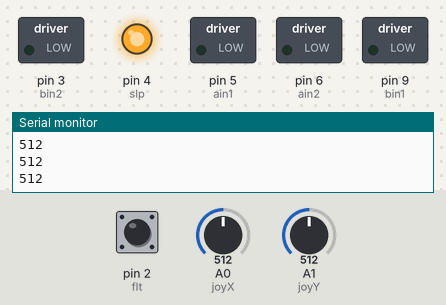
Recording of a sketch running on a simulated Arduino Uno, built with avr-gcc and run on an emulated ATmega328P. Shown: switched loads named in the sketch (green lamp = pin HIGH), output pins drawn as LEDs (lit = HIGH), the last lines printed to the serial monitor. The test bench sets the inputs (shaded band); at power-on: A0 (joyX) = 512, A1 (joyY) = 512, pin 2 (flt) HIGH.

Above: at 1.3 s.
1.4 s: A0 (joyX) set to 495
At 2.2 s:
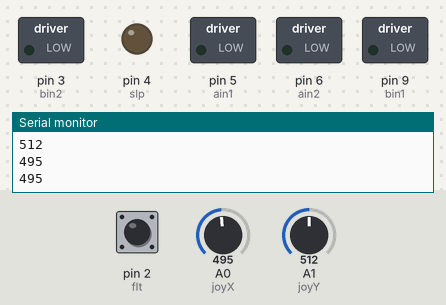
3.0 s: A1 (joyY) set to 504
At 3.4 s:
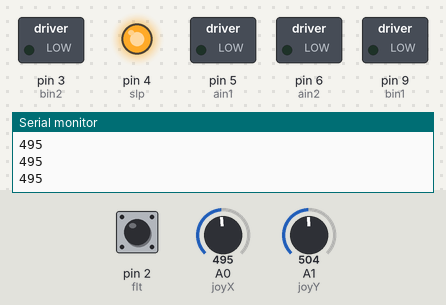
4.5 s: A0 (joyX) set to 515
At 5.7 s:
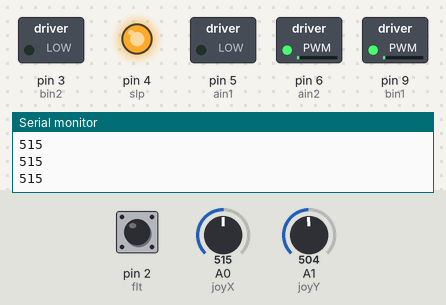
6.0 s: A0 (joyX) set to 470
At 7.0 s:
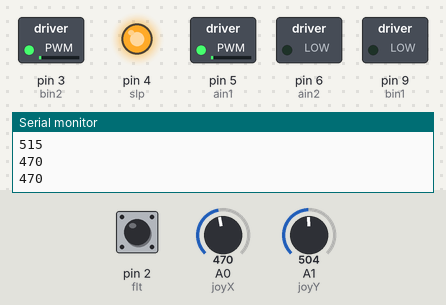
7.5 s: A0 (joyX) set to 306
At 8.2 s:
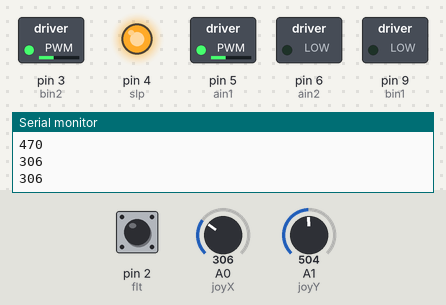
9.0 s: A0 (joyX) set to 122
At 9.4 s:
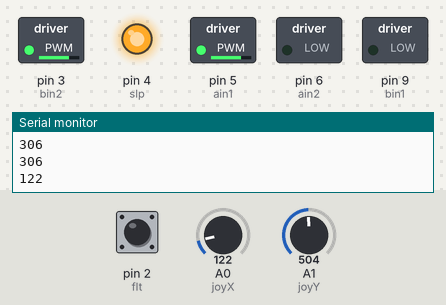
Timing chart, 0 to 11.5 s (numbered marks = the images above; inputs shaded):
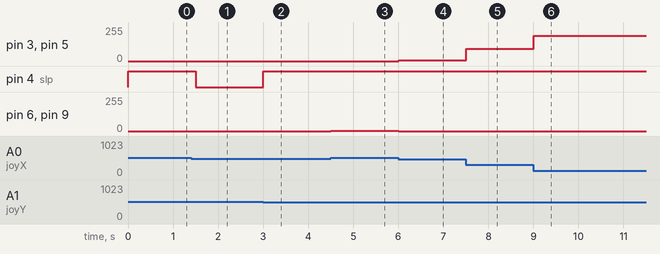

Measured:
- the behaviour switches between 505 and 504 on A1 (joyY) (found by bisection; images 1 and 2)
- after the input at 1.4 s, pin 4 (slp): HIGH → LOW after 0.10 s
- after the input at 3.0 s, pin 4 (slp): LOW → HIGH at once
- after the input at 4.5 s, pin 6 (ain2), pin 9 (bin1): 0/255 → 2/255 at once
- after the input at 6.0 s, pin 3 (bin2), pin 5 (ain1): 0/255 → 5/255 at once; pin 6 (ain2), pin 9 (bin1): 2/255 → 0/255 at once
- after the input at 7.5 s, pin 3 (bin2), pin 5 (ain1): 5/255 → 92/255 at once
- after the input at 9.0 s, pin 3 (bin2), pin 5 (ain1): 92/255 → 190/255 at once

The sketch:

sketch.ino
```cpp
//Fabiolus
//the_fabiolous@hotmail.com
//2020/09/28
/*
    DRV8833. This motor driver chip is a nice alternative to the TB6612 driver. Like that chip,
    you get 2 full H-bridges, but this chip is better for low voltage uses (can run from 2.7V up to 10.8V
    motor power) and has built in current limiting capability. We set it up for 1A current limiting
    so you don't get more than 2A per chip, but you can also disable the current limiting, or change
    it to a different limit!

    That means you can drive two DC motors bi-directionally, or one stepper motor.
    Just make sure they're good for about 1.2 Amp or less of current, since
    that's the limit of this chip. They do handle a peak of 2A but that's just
    for a short amount of time, if you turn off the current limiting we set.
    What we like most about this particular driver is that it comes with built
    in kick-back diodes internally so you dont have to worry about the inductive
    kick damaging your project or driver! You also don't have to worry as much
    about burning out the chip with overdriving since there is current limiting.
*/


// global variables
#define ain1  5  // Motor A input 1
#define ain2  6  // Motor A input 2
#define bin1  9 // Motor B input 1
#define bin2  3 // Motor B input 2
#define slp  4  // DRV8833 sleep/enable
#define flt  2   // overcurrent/overheat fault

// Define Joystick Connections
#define joyX A0
#define joyY A1

int joyposX = 512;
int joyposY = 512;

int MotorSpeed1 = 0;
int MotorSpeed2 = 0;

void setup() {
  Serial.begin(9600);
  pinMode(ain1, OUTPUT);
  pinMode(ain2, OUTPUT);
  pinMode(bin1, OUTPUT);
  pinMode(bin2, OUTPUT);
  pinMode(slp, OUTPUT);
  pinMode(flt, INPUT_PULLUP);
  digitalWrite(ain1, LOW);
  digitalWrite(ain2, LOW);
  digitalWrite(bin1, LOW);
  digitalWrite(bin2, LOW);
}

void loop() {
  // put your main code here, to run repeatedly:
  joyposX = analogRead(joyX);
  joyposY = analogRead(joyY);


  Serial.println(joyposX);
  //Serial.println(joyposY);

  // check for a fault
  if (digitalRead(flt) != LOW) {


    if (joyposX > 510)
    {
      // enable DRV8833
      digitalWrite(slp, HIGH);
      MotorSpeed1 = map(joyposX, 510, 1023, 0, 255);
      MotorSpeed2 = map(joyposX, 510, 1023, 0, 255);

      // This is forward
      digitalWrite(ain1, LOW);
      analogWrite(ain2, MotorSpeed1);
      analogWrite(bin1, MotorSpeed2);
      digitalWrite(bin2, LOW);

    }

    else if (joyposX < 480)
    {
      // enable DRV8833
      digitalWrite(slp, HIGH);
      MotorSpeed1 = map(joyposX, 480, 0, 0, 255);
      MotorSpeed2 = map(joyposX, 480, 0, 0, 255);

      // This is forward
      analogWrite(ain1, MotorSpeed1);
      digitalWrite(ain2, LOW);
      digitalWrite(bin1, LOW);
      analogWrite(bin2, MotorSpeed2);

    }
    else  if (joyposY < 505)
    {
      // enable DRV8833
      digitalWrite(slp, HIGH);
      MotorSpeed1 = map(joyposY, 505, 0, 0, 255);
      MotorSpeed2 = map(joyposY, 505, 0, 0, 255);

      // This is forward
      analogWrite(ain1, MotorSpeed1);
      digitalWrite(ain2, LOW);
      analogWrite(bin1, MotorSpeed2);
      digitalWrite(bin2, LOW);

    }
    else  if (joyposY > 520)
    {
      // enable DRV8833
      digitalWrite(slp, HIGH);
      MotorSpeed1 = map(joyposY, 520, 1023, 0, 255);
      MotorSpeed2 = map(joyposY, 520, 1023, 0, 255);

      // This is forward
      digitalWrite(ain1, LOW);
      analogWrite(ain2, MotorSpeed1);
      digitalWrite(bin1, LOW);
      analogWrite(bin2, MotorSpeed2);

    }
    else {
      digitalWrite(ain1, LOW);
      digitalWrite(ain2, LOW);
      digitalWrite(bin1, LOW);
      digitalWrite(bin2, LOW);
      // disable DRV8833, conserve power
      digitalWrite(slp, LOW);
    }
  }

  delay(500);
}
```
